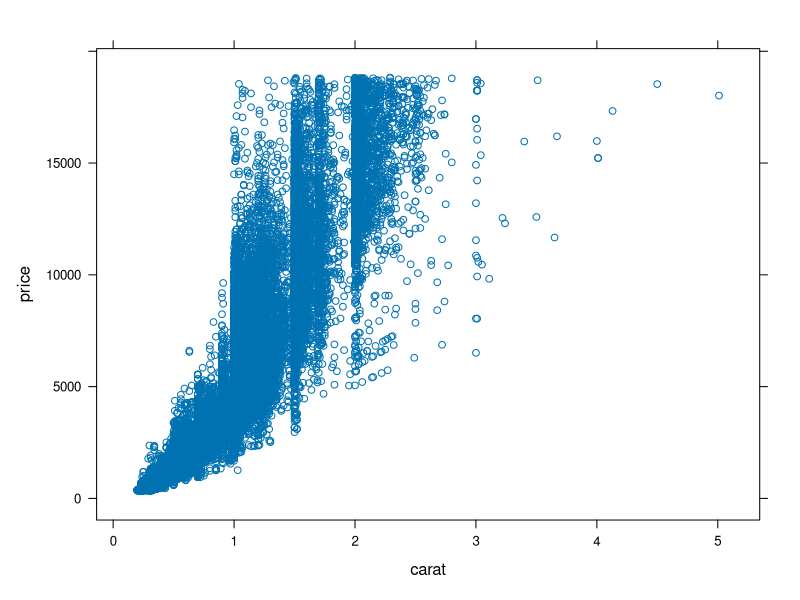
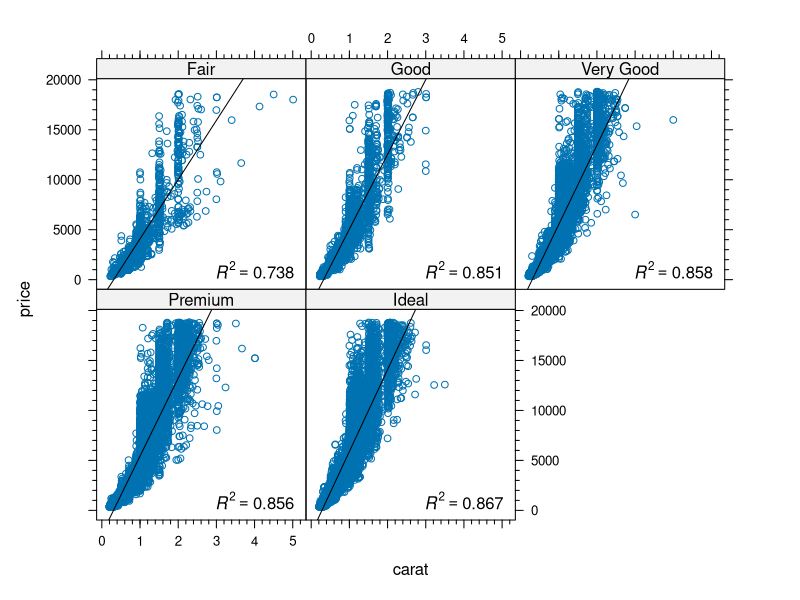
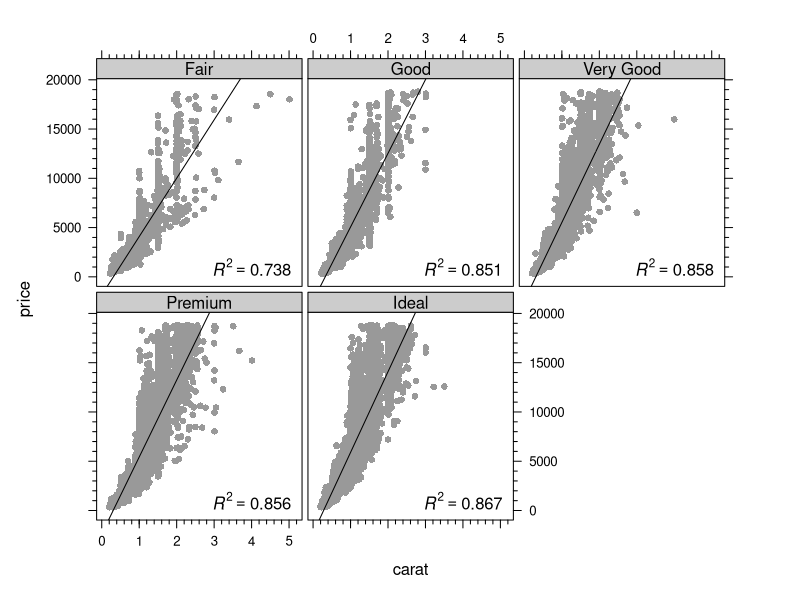
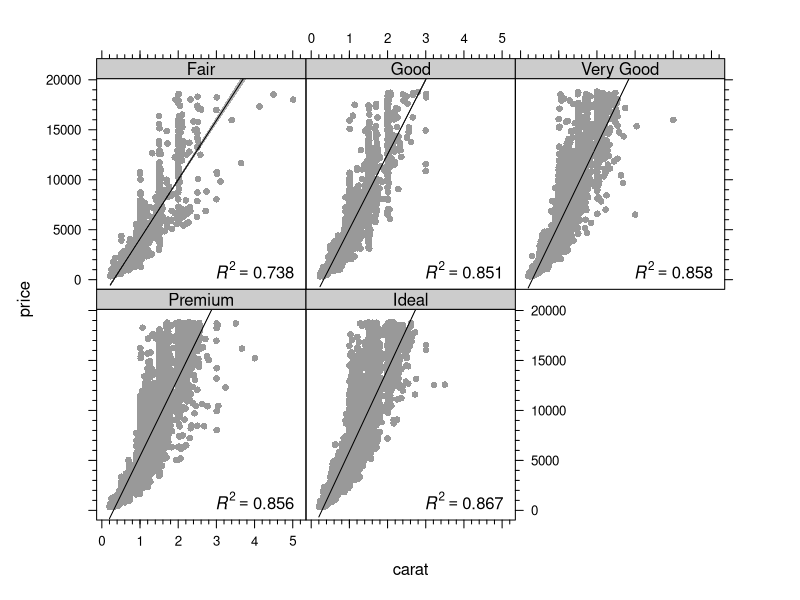
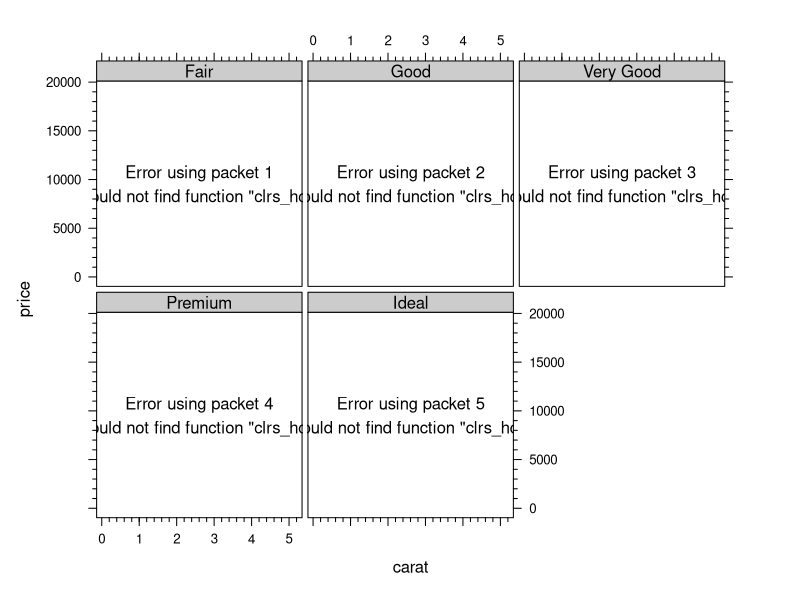
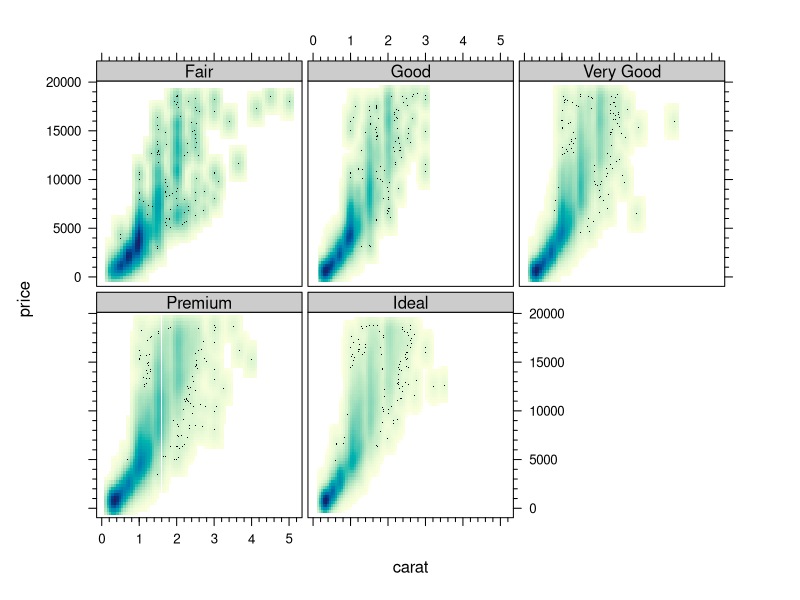
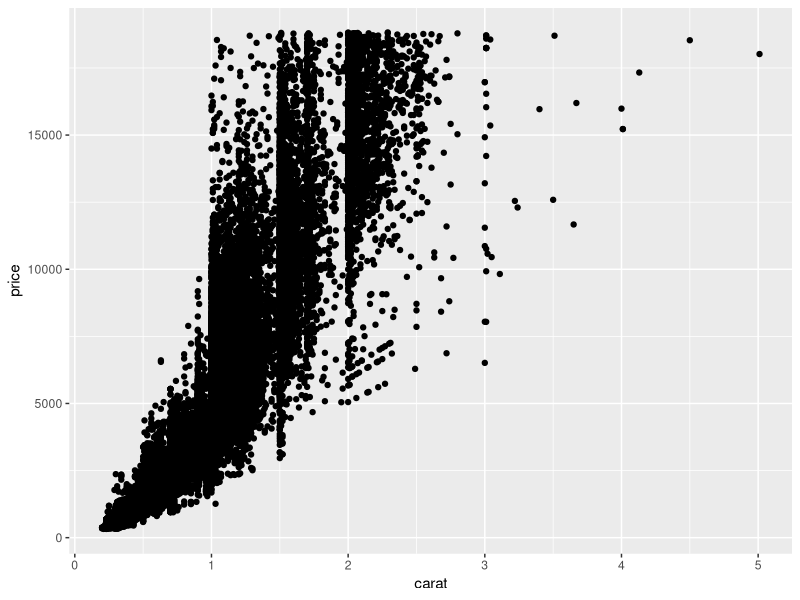
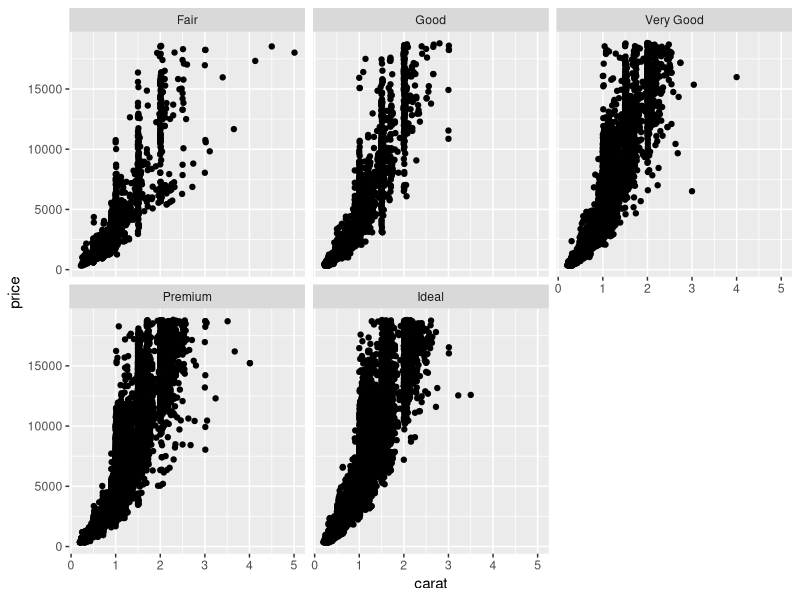

Recreate these plots in R, in order. (Note: this script raises an error after producing the figures.)
## ---- chunk 1
pkg <- c('ggplot2', 'latticeExtra', 'gridExtra', 'MASS', 
         'colorspace', 'plyr', 'Hmisc', 'scales')
jnk <- sapply(pkg, library, character.only = TRUE)
## ---- chunk 2
scatter_lattice <- xyplot(price ~ carat, data = diamonds)
scatter_lattice
## ---- chunk 3
scatter_lattice <- xyplot(price ~ carat | cut, 
                          data = diamonds, 
                          panel = function(x, y, ...) {
                            panel.xyplot(x, y, ...)
                            lm1 <- lm(y ~ x)
                            lm1sum <- summary(lm1)
                            r2 <- lm1sum$adj.r.squared
                            panel.abline(a = lm1$coefficients[1], 
                                         b = lm1$coefficients[2])
                            panel.text(labels = 
                                         bquote(italic(R)^2 == 
                                                  .(format(r2, 
                                                           digits = 3))),
                                       x = 4, y = 1000)
                            },
                          xscale.components = xscale.components.subticks,
                          yscale.components = yscale.components.subticks,
                          as.table = TRUE)

scatter_lattice
## ---- chunk 4
my_theme <- trellis.par.get()
my_theme$strip.background$col <- "grey80"
my_theme$plot.symbol$pch <- 16
my_theme$plot.symbol$col <- "grey60"
my_theme$plot.polygon$col <- "grey90"

l_sc <- update(scatter_lattice, par.settings = my_theme, 
               layout = c(3, 2),
               between = list(x = 0.3, y = 0.3))

print(l_sc)
## ---- chunk 5
scatter_lattice <- xyplot(price ~ carat | cut, 
                          data = diamonds, 
                          panel = function(x, y, ...) {
                            panel.xyplot(x, y, ...)
                            lm1 <- lm(y ~ x)
                            lm1sum <- summary(lm1)
                            r2 <- lm1sum$adj.r.squared
                            panel.text(labels = 
                                         bquote(italic(R)^2 == 
                                                  .(format(r2, 
                                                           digits = 3))),
                                       x = 4, y = 1000)
                            panel.smoother(x, y, method = "lm", 
                                           col = "black", 
                                           col.se = "black",
                                           alpha.se = 0.3)
                            },
                          xscale.components = xscale.components.subticks,
                          yscale.components = yscale.components.subticks,
                          as.table = TRUE)

l_sc <- update(scatter_lattice, par.settings = my_theme)

print(l_sc)
## ---- chunk 6
xy <- kde2d(x = diamonds$carat, y = diamonds$price, n = 100) 
xy_tr <- con2tr(xy)
offset <- max(xy_tr$z) * 0.2
z_range <- seq(min(xy_tr$z), max(xy_tr$z) + offset, offset * 0.01)

l_sc <- update(scatter_lattice, aspect = 1, par.settings = my_theme, 
               between = list(x = 0.3, y = 0.3),
               panel=function(x,y) {
                 xy <- kde2d(x,y, n = 100) 
                 xy.tr <- con2tr(xy)                 
                 panel.levelplot(xy_tr$x, xy_tr$y, xy_tr$z, asp = 1,
                                 subscripts = seq(nrow(xy_tr)), 
                                 contour = FALSE, region = TRUE, 
                                 col.regions = c("white", 
                                                 rev(clrs_hcl(10000))),
                                 at = z_range)
                 lm1 <- lm(y ~ x)
                 lm1sum <- summary(lm1)
                 r2 <- lm1sum$adj.r.squared
                 panel.abline(a = lm1$coefficients[1], 
                              b = lm1$coefficients[2])
                 panel.text(labels = 
                              bquote(italic(R)^2 == 
                                       .(format(r2, digits = 3))),
                            x = 4, y = 1000)
                 } 
               ) 

print(l_sc)
## ---- chunk 7
l_sc_smooth <- update(scatter_lattice, aspect = 1, 
                      par.settings = my_theme, 
                      between = list(x = 0.3, y = 0.3),
                      panel = panel.smoothScatter)

print(l_sc_smooth)
## ---- chunk 8
scatter_ggplot <- ggplot(aes(x = carat, y = price), data = diamonds)

g_sc <- scatter_ggplot + geom_point()

print(g_sc)
## ---- chunk 9
g_sc <- scatter_ggplot + 
  geom_point() +
  facet_wrap(~ cut)

print(g_sc)
## ---- chunk 10
g_sc <- scatter_ggplot + 
  geom_point() +
  facet_wrap(~ cut) + 
  theme_grey()

print(g_sc)
## ---- chunk 11
g_sc <- scatter_ggplot + 
  geom_point(color = "grey60") +
  facet_wrap(~ cut, nrow = 2, ncol = 3) +
  stat_smooth(method = "lm", se = TRUE, 
              fill = "black", color = "black")

print(g_sc)
## ---- chunk 12
g_sc <- scatter_ggplot + 
  geom_tile() +
  facet_wrap(~ cut, nrow = 3, ncol = 2) +
  stat_density2d(aes(fill = ..density..), n = 100,
                 geom = "tile", contour = FALSE) +
  scale_fill_gradientn(colors = c("white",
                                   rev(clrs_hcl(100)))) +
  stat_smooth(method = "lm", se = FALSE, color = "black") +
  coord_fixed(ratio = 5/30000)

print(g_sc)
## ---- chunk 13
bw_lattice <- bwplot(price ~ color, data = diamonds)
bw_lattice
## ---- chunk 14
bw_theme <- trellis.par.get()
bw_theme$box.dot$pch <- "|"
bw_theme$box.rectangle$col <- "black"
bw_theme$box.rectangle$lwd <- 2
bw_theme$box.rectangle$fill <- "grey90"
bw_theme$box.umbrella$lty <- 1
bw_theme$box.umbrella$col <- "black"
bw_theme$plot.symbol$col <- "grey40"
bw_theme$plot.symbol$pch <- "*"
bw_theme$plot.symbol$cex <- 2
bw_theme$strip.background$col <- "grey80"

l_bw <- update(bw_lattice, par.settings = bw_theme)

print(l_bw)
## ---- chunk 15
bw_lattice <- bwplot(price ~ color | cut, data = diamonds,
                     asp = 1, as.table = TRUE, varwidth = TRUE)
l_bw <- update(bw_lattice, par.settings = bw_theme, xlab = "color", 
               fill = clrs_hcl(7),
               xscale.components = xscale.components.subticks,
               yscale.components = yscale.components.subticks)

print(l_bw)
## ---- chunk 16
bw_ggplot <- ggplot(diamonds, aes(x = color, y = price))

g_bw <- bw_ggplot + geom_boxplot()

print(g_bw)
## ---- chunk 17
bw_ggplot <- ggplot(diamonds, aes(x = color, y = price))

g_bw <- bw_ggplot + 
  geom_boxplot(fill = "grey90") +
  facet_wrap(~ cut)

print(g_bw)
## ---- chunk 18
w <- sqrt(table(diamonds$color)/nrow(diamonds))
### standardize w to maximum value
w <- w / max(w)

g_bw <- bw_ggplot + 
  facet_wrap(~ cut) +
  llply(unique(diamonds$color), 
        function(i) geom_boxplot(fill = clrs_hcl(7)[i],
                                 width = w[i], outlier.shape = "*",
                                 outlier.size = 3,
                                 data = subset(diamonds, color == i)))

print(g_bw)
## ---- chunk 19
hist_lattice <- histogram(~ price, data = diamonds)
hist_lattice
## ---- chunk 20
dens_lattice <- densityplot(~ price, data = diamonds)
dens_lattice
## ---- chunk 21
hist_lattice <- histogram(~ price | color, 
                          data = diamonds,
                          as.table = TRUE,
                          par.settings = my_theme)

l_his <- hist_lattice

print(l_his)
## ---- chunk 22
dens_lattice <- densityplot(~ price | cut + color, 
                            data = diamonds,
                            as.table = TRUE,
                            par.settings = my_theme,
                            plot.points = FALSE,
                            between = list(x = 0.2, y = 0.2),
                            scales = list(x = list(rot = 45)))

l_den <- useOuterStrips(dens_lattice)

print(l_den)
## ---- chunk 23
hist_ggplot <- ggplot(diamonds, aes(x = price))

g_his <- hist_ggplot +
  geom_histogram()

suppressMessages(print(g_his))
## ---- chunk 24
dens_ggplot <- ggplot(diamonds, aes(x = price))

g_den <- dens_ggplot +
  geom_density(fill = "black", alpha = 0.5)

print(g_den)
## ---- chunk 25
g_his <- hist_ggplot +
  geom_histogram(aes(y = ..ncount..)) +
  scale_y_continuous(labels = percent_format()) +
  facet_grid(color ~ cut) + 
  ylab("Percent")

print(g_his)
## ---- chunk 26
dens_ggplot <- ggplot(diamonds, aes(x = price))

g_den <- dens_ggplot +
  geom_density(fill = "black", alpha = 0.5) +
  facet_grid(color ~ cut) +
  theme(axis.text.x = element_text(angle = 45, hjust = 1))

print(g_den)
## ---- chunk 27
my_theme$dot.symbol$col <- "black"
my_theme$dot.symbol$cex <- 1.5
my_theme$plot.line$col <- "black"
my_theme$plot.line$lwd <- 1.5

dmod <- lm(price ~ cut, data = diamonds)
cuts <- data.frame(cut = unique(diamonds$cut), 
                   predict(dmod, data.frame(cut = unique(diamonds$cut)), 
                           se = TRUE)[c("fit", "se.fit")])

errbar_lattice <- Hmisc::Dotplot(cut ~ Cbind(fit, 
                                             fit + se.fit, 
                                             fit - se.fit),
                                 data = cuts, 
                                 par.settings = my_theme)

l_err <- errbar_lattice

print(l_err)
## ---- chunk 28
errbar_ggplot <- ggplot(cuts, aes(cut, fit, ymin = fit - se.fit, 
                                  ymax=fit + se.fit))
g_err <- errbar_ggplot + 
  geom_pointrange() +
  coord_flip() +
  theme_classic()

print(g_err)
## ---- chunk 29
g_err <- errbar_ggplot + 
  geom_bar(stat = "identity", fill = "grey80") +
  geom_errorbar(width = 0.2) +
  coord_flip() +
  theme_classic()

print(g_err)
## ---- chunk 30
errbar_ggplot_facets <- ggplot(diamonds, aes(x = color, y = price))

### function to calculate the standard error of the mean
se <- function(x) sd(x)/sqrt(length(x))

### function to be applied to each panel/facet
myFun <- function(x) {
  data.frame(ymin = mean(x) - se(x), 
             ymax = mean(x) + se(x), 
             y = mean(x))
  }

g_err_f <- errbar_ggplot_facets + 
  stat_summary(fun.y = mean, geom = "bar", 
               fill = rep(clrs_hcl(7), 5)) + 
  stat_summary(fun.data = myFun, geom = "linerange") + 
  facet_wrap(~ cut)

print(g_err_f)
